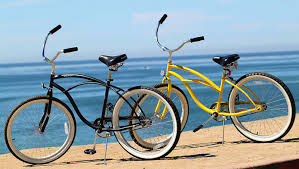
#> input picture img/bicycle.jpg, 299 x 169 px, given in place of observatory1.jpg, which was not available
$ python hist_compare.py
#> lines starting #> are read from the running program, lines starting #| are printed output that depends on the picture; long printed decimals are rounded; pictures that were not available may be replaced by others from this repository, and a replacement may not be noted
import cv2

img1 = cv2.imread('../img/observatory1.jpg')
#> img1 is the input picture: shape (169, 299, 3); mean B, G, R 169.3, 161.4, 141.8
img2 = cv2.imread('../img/observatory2.jpg')
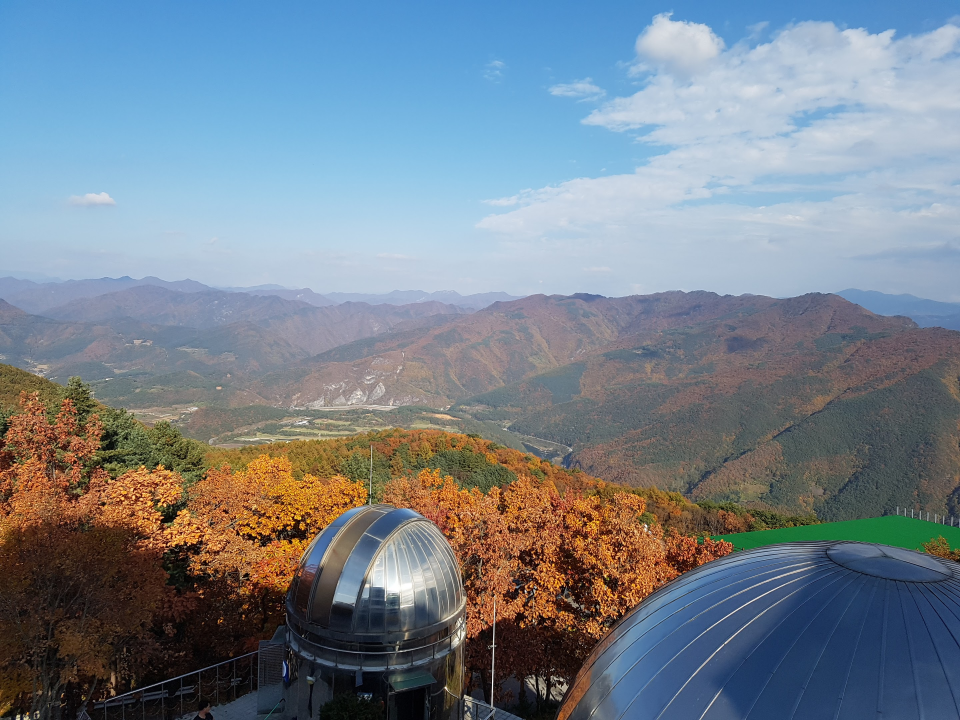
#> input picture img/observatory2.jpg, 2880 x 2160 px (shown at 1/3 size)
#> img2 is the input picture: shape (2160, 2880, 3); mean B, G, R 141.5, 130.3, 118.6
img3 = cv2.imread('../img/observatory3.jpg')
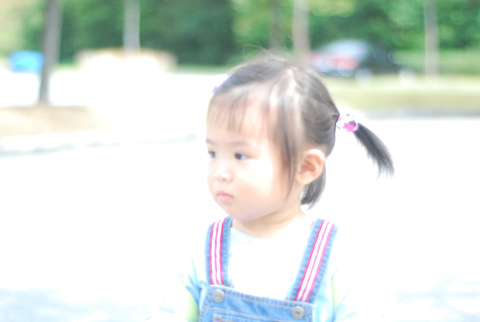
#> input picture img/bright.jpg, 480 x 322 px, given in place of observatory3.jpg, which was not available
#> img3 is the input picture: shape (322, 480, 3); mean B, G, R 216.5, 222.7, 215.1
img4 = cv2.imread('../img/danjong.jpg')

gray1 = cv2.cvtColor(img1, cv2.COLOR_BGR2GRAY)
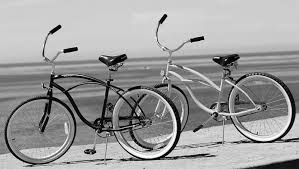
#> gray1: shape (169, 299); min 0, max 255, mean 156.5
gray2 = cv2.cvtColor(img2, cv2.COLOR_BGR2GRAY)
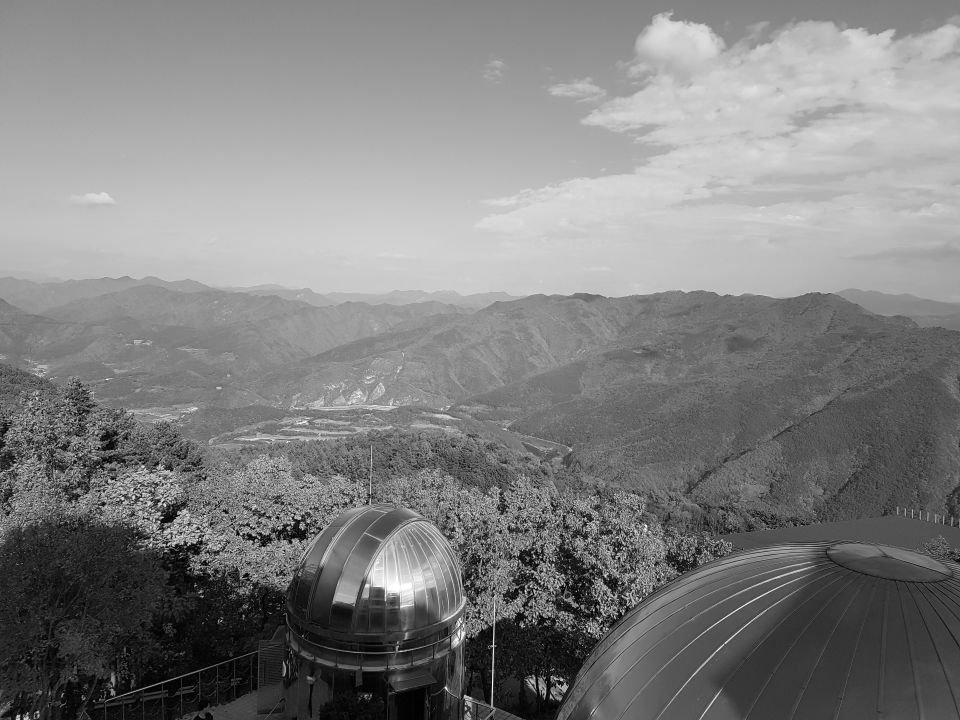
#> gray2: shape (2160, 2880) (shown at 1/3 size); min 0, max 255, mean 128.1
gray3 = cv2.cvtColor(img3, cv2.COLOR_BGR2GRAY)
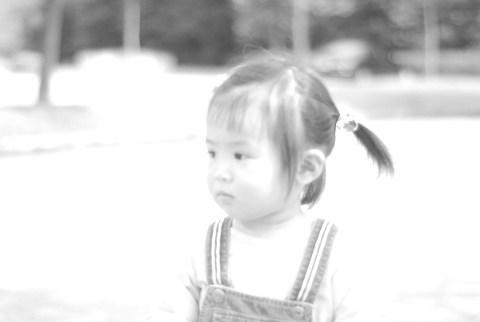
#> gray3: shape (322, 480); min 80, max 255, mean 219.7
gray4 = cv2.cvtColor(img4, cv2.COLOR_BGR2GRAY)

hist1 = cv2.calcHist([gray1], [0], None, [256], [0, 256])
#> hist1 = 256 values, max 3755 at index 206, min 3 at index 255, mean 197.4
hist2 = cv2.calcHist([gray2], [0], None, [256], [0, 256])
#> hist2 = 256 values, max 67968 at index 200, min 306 at index 246, mean 24300
hist3 = cv2.calcHist([gray3], [0], None, [256], [0, 256])
#> hist3 = 256 values, max 73190 at index 255, min 0 at index 0, mean 603.8
hist4 = cv2.calcHist([gray4], [0], None, [256], [0, 256])
#> hist4 has the same summary as hist3

cv2.normalize(hist1, hist1, 0, 1, cv2.NORM_MINMAX)
cv2.normalize(hist2, hist2, 0, 1, cv2.NORM_MINMAX)
cv2.normalize(hist3, hist3, 0, 1, cv2.NORM_MINMAX)
cv2.normalize(hist4, hist4, 0, 1, cv2.NORM_MINMAX)

ret1 = cv2.compareHist(hist1, hist1, cv2.HISTCMP_CORREL)
#> ret1 = 1
ret2 = cv2.compareHist(hist1, hist2, cv2.HISTCMP_CORREL)
#> ret2 = 0.424
ret3 = cv2.compareHist(hist1, hist4, cv2.HISTCMP_CORREL)
#> ret3 = -0.0234
print(ret1, ret2, ret3)
#| 1.0 0.4244 -0.02341
